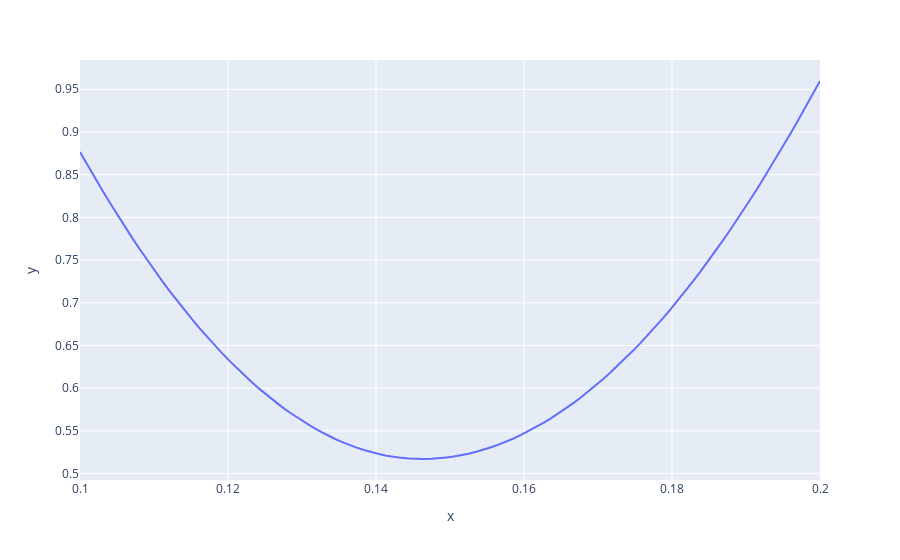

The notebook cell this image was saved under:
### Code cell
px.line(x = thetas, y = hubers)
plot4 = px.line(x = thetas, y = hubers)
px.line(x = thetas, y = hubers)
